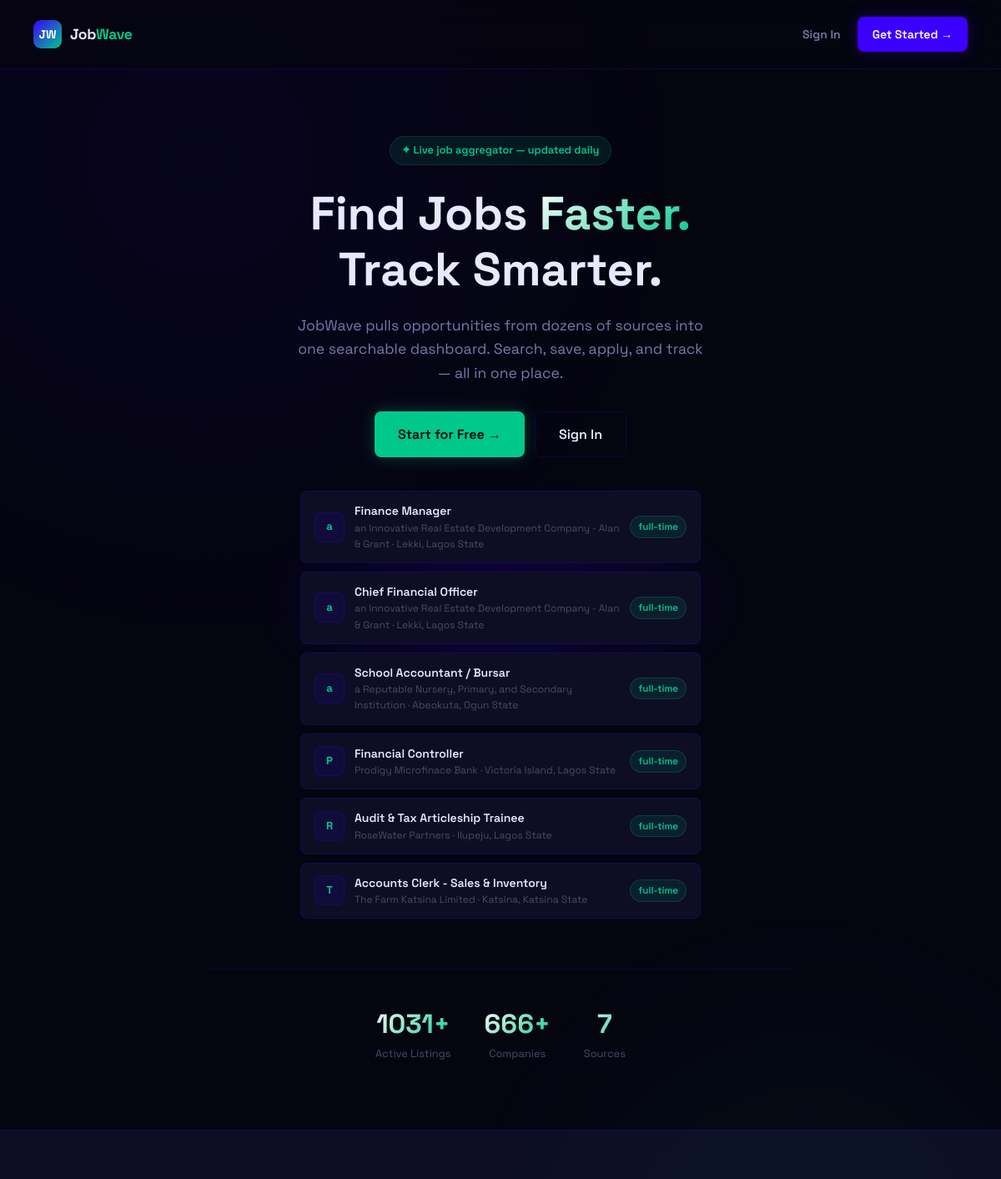
Before: / (upper part) with the older database file.
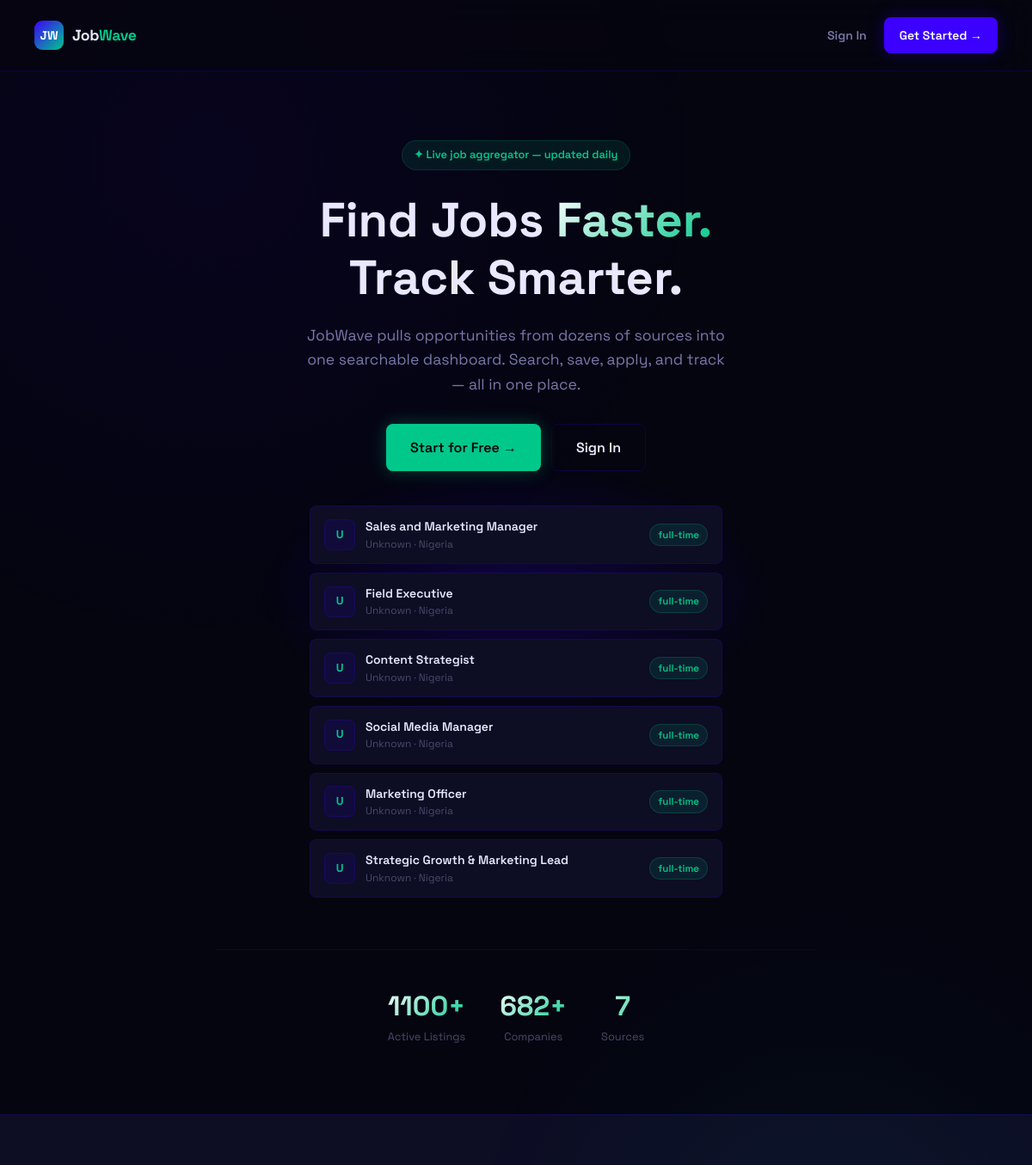
After: the same page with the newer database file.
### app.py (models this page shows, shortened)
class Job(db.Model):
    id = db.Column(db.Integer, primary_key=True)
    title = db.Column(db.String(200), nullable=False)
    company = db.Column(db.String(200), nullable=False)
    location = db.Column(db.String(200))
    job_type = db.Column(db.String(50))          # full-time | part-time | remote | contract
    experience = db.Column(db.String(50))         # entry | mid | senior
    salary_min = db.Column(db.Integer)
    salary_max = db.Column(db.Integer)
    description = db.Column(db.Text)
    requirements = db.Column(db.Text)
    source = db.Column(db.String(100))
    source_url = db.Column(db.String(500))
    source_id = db.Column(db.String(200), unique=True)  # duplicate detection
    tags = db.Column(db.String(500))
    is_active = db.Column(db.Boolean, default=True)
    scraped_at = db.Column(db.DateTime, default=datetime.utcnow)
    posted_at = db.Column(db.DateTime)
    views = db.Column(db.Integer, default=0)
    posted_to_whatsapp = db.Column(db.Boolean, default=False)

### app.py (the view)
@app.route('/')
def index():
    if current_user.is_authenticated:
        return redirect(url_for('dashboard'))
    stats = {
        'total_jobs': Job.query.filter_by(is_active=True).count(),
        'companies': db.session.query(Job.company).distinct().count(),
        'sources': db.session.query(Job.source).distinct().count(),
    }
    recent = Job.query.filter_by(is_active=True).order_by(Job.scraped_at.desc()).limit(6).all()
    return render_template('index.html', stats=stats, recent=recent)

### templates/index.html (shortened to what this page needs)
{% extends 'base.html' %}
{% block public_content %}
<link rel="stylesheet" href="https://cdnjs.cloudflare.com/ajax/libs/font-awesome/6.5.0/css/all.min.css">
<div class="landing">
  <nav class="landing-nav">
    <div style="display:flex;align-items:center;gap:10px;">
      <div class="logo-mark">JW</div>
      <div class="logo-text">
        Job<span>Wave</span>
      </div>
    </div>
    <div style="display:flex;gap:8px;">
      <a href="{{ url_for('login') }}" class="btn btn-ghost">
        Sign In
      </a>
      <a href="{{ url_for('register') }}" class="btn btn-primary">
        Get Started →
      </a>
    </div>
  </nav>
  <section class="hero">
    <div class="hero-content">
      <div class="hero-eyebrow">
        ✦ Live job aggregator — updated daily
      </div>
      <h1>
        Find Jobs
        <span class="gradient-text">Faster.</span>
        <br>
        Track Smarter.
      </h1>
      <p>
        JobWave pulls opportunities from dozens of sources into one searchable dashboard.
        Search, save, apply, and track — all in one place.
      </p>
      <div class="hero-actions">
        <a href="{{ url_for('register') }}" class="btn btn-mint btn-lg">
          Start for Free →
        </a>
        <a href="{{ url_for('login') }}" class="btn btn-outline btn-lg">
          Sign In
        </a>
      </div>
      <div class="hero-job-list">
        {% for job in recent %}
        <div class="hero-job-item">
          <div class="hero-job-logo">
            {{ job.company[0] }}
          </div>
          <div style="flex:1;min-width:0;">
            <div style="
              font-weight:600;
              font-size:0.875rem;
              white-space:nowrap;
              overflow:hidden;
              text-overflow:ellipsis;
            ">
              {{ job.title }}
            </div>
            <div style="
              font-size:0.75rem;
              color:var(--text-muted);
            ">
              {{ job.company }} · {{ job.location }}
            </div>
          </div>
          <span class="badge badge-mint" style="flex-shrink:0;">
            {{ job.job_type or 'full-time' }}
          </span>
        </div>
        {% endfor %}
      </div>
      <div class="hero-stats">
        <div>
          <div class="hero-stat-value gradient-text">
            {{ stats.total_jobs }}+
          </div>
          <div class="hero-stat-label">
            Active Listings
          </div>
        </div>
        <div>
          <div class="hero-stat-value gradient-text">
            {{ stats.companies }}+
          </div>
          <div class="hero-stat-label">
            Companies
          </div>
        </div>
        <div>
          <div class="hero-stat-value gradient-text">
            {{ stats.sources }}
          </div>
          <div class="hero-stat-label">
            Sources
          </div>
        </div>
      </div>
    </div>
  </section>
  <section class="feature-grid">
  </section>
</div>
{% endblock %}

Changed rows visible on the page:
no longer on this page (row unchanged): Job: company "a", title "Finance Manager", company "an Innovative Real Estate Development Company - Alan & Grant", location "Lekki, Lagos State", job_type "full-time"
no longer on this page (row unchanged): Job: company "a", title "Chief Financial Officer", company "an Innovative Real Estate Development Company - Alan & Grant", location "Lekki, Lagos State", job_type "full-time"
no longer on this page (row unchanged): Job: company "a", title "School Accountant / Bursar", company "a Reputable Nursery, Primary, and Secondary Institution", location "Abeokuta, Ogun State", job_type "full-time"
no longer on this page (row unchanged): Job: company "P", title "Financial Controller", company "Prodigy Microfinace Bank", location "Victoria Island, Lagos State", job_type "full-time"
no longer on this page (row unchanged): Job: company "R", title "Audit & Tax Articleship Trainee", company "RoseWater Partners", location "Ilupeju, Lagos State", job_type "full-time"
no longer on this page (row unchanged): Job: company "T", title "Accounts Clerk - Sales & Inventory", company "The Farm Katsina Limited", location "Katsina, Katsina State", job_type "full-time"
added Job: company "U", title "Sales and Marketing Manager", company "Unknown", location "Nigeria", job_type "full-time"
added Job: company "U", title "Field Executive", company "Unknown", location "Nigeria", job_type "full-time"
added Job: company "U", title "Content Strategist", company "Unknown", location "Nigeria", job_type "full-time"
added Job: company "U", title "Social Media Manager", company "Unknown", location "Nigeria", job_type "full-time"
added Job: company "U", title "Marketing Officer", company "Unknown", location "Nigeria", job_type "full-time"
added Job: company "U", title "Strategic Growth & Marketing Lead", company "Unknown", location "Nigeria", job_type "full-time"
Other visible differences:
{{ stats.total_jobs }}: "1031" → "1100"
{{ stats.companies }}: "666" → "682"
